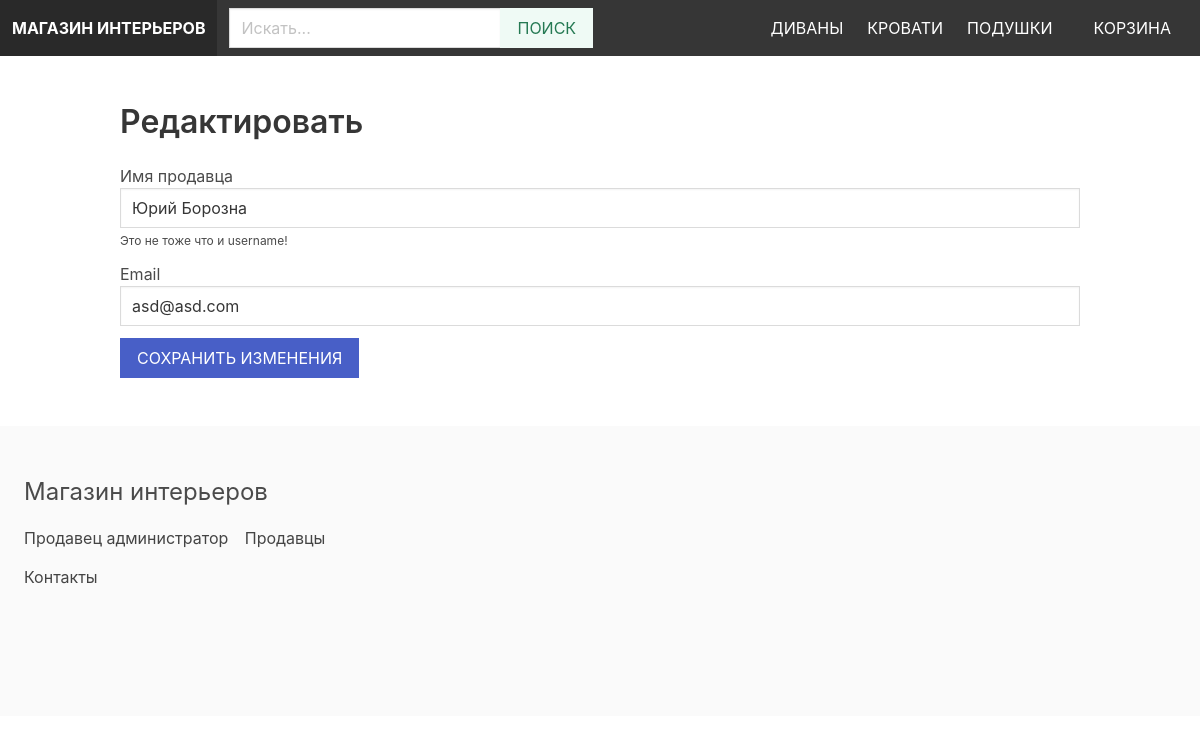
The page /vendors/edit-vendor/ (signed in) on the database its author committed.
### product/models.py (models this page shows, shortened)
class Category(models.Model):
    title = models.CharField(max_length=255, verbose_name='Название')
    slug = models.SlugField(max_length=255)
    ordering = models.IntegerField(default=0, verbose_name='Заказ')
    class Meta:
        ordering = ['ordering']
        verbose_name_plural = 'Категории'

### vendor/models.py (models this page shows, shortened)
class Vendor(models.Model):
    name=models.CharField(max_length=255, verbose_name = 'Имя')
    created_at = models.DateTimeField(auto_now_add=True)
    created_by = models.OneToOneField(User, related_name="vendor", on_delete=models.CASCADE, verbose_name = 'Создан')
    class Meta:
        ordering = ['name']
        verbose_name_plural = 'Продавец'

### vendor/views.py (the view, shortened to what this page needs)
# urls.py: path('edit-vendor/', views.edit_vendor, name='edit_vendor'),
@login_required
def edit_vendor(request):
    vendor=request.user.vendor
    return render(request, 'vendor/edit_vendor.html', {'vendor': vendor})

### cart/cart.py (called while the page is built)
    def __len__(self):
        return sum(item['quantity'] for item in self.cart.values())

### cart/context_processors.py (called while the page is built)
def cart(request):
    return {'cart': Cart(request)}

### product/context_processors.py (called while the page is built)
def menu_categories(request):
    categories=Category.objects.all()
    return {'menu_categories': categories}

### vendor/templates/vendor/edit_vendor.html (shortened to what this page needs)
{% extends 'core/base.html' %}
{% block content %}
    <h1 class="title">Редактировать</h1>
    <form method="post" action=".">
        <div class="field">
            <label>Имя продавца</label>
            <div class="control">
                <input type="text" name="name" class="input" id="id_name" value="{{ vendor.name }}">
            </div>
            <p class="help">Это не тоже что и username!</p>
        </div>
        <div class="field">
            <label>Email</label>
            <div class="control">
                <input type="email" name="email" class="input" id="id_email" value="{{ vendor.created_by.email }}">
            </div>
        </div>
        <div class="field">
            <div class="control">
                <button class="button is-link is-uppercase">Сохранить изменения</button>
            </div>
        </div>
    </form>
{% endblock %}

### core/templates/core/base.html (shortened to what this page needs)
{% load static %}
<!DOCTYPE html>
<html lang="ru">
    <head>
        <link rel="stylesheet" href="https://cdn.jsdelivr.net/npm/bulma@0.9.1/css/bulma.min.css">
        <link rel="stylesheet" href="{% static 'styles/main.css' %}">
    </head>
    <body>
        <nav class="navbar is-dark">
            <div class="navbar-brand">
                <a href="/" class="navbar-item"><strong>Магазин интерьеров</strong></a>
            </div>
            <div class="navbar-menu" id="main-navbar">
                <div class="navbar-start">
                    <div class="navbar-item">
                        <form method="get" action="{% url 'search' %}">
                            <div class="field has-addons">
                                <div class="control">
                                    <label>
                                        <input type="text" class="input" placeholder="Искать..." name="query">
                                    </label>
                                </div>
                                <div class="control">
                                    <button class="button is-success is-light is-uppercase">Поиск</button>
                                </div>
                            </div>
                        </form>
                    </div>
                </div>
                <div class="navbar-end">
                    {% for category in menu_categories %}
                        <a href="{% url 'category' category.slug %}" class="navbar-item">{{ category.title }}</a>
                    {% endfor %}
                    <div class="navbar-item">
                        <a href="{% url 'cart' %}" class="button is-dark">Корзина {% if cart %}({{ cart|length }}){% endif %}</a>
                    </div>
                </div>
            </div>
        </nav>
        <section class="section">
            <div class="container">
                {% block content %}
                {% endblock %}
            </div>
        </section>
        <footer class="footer">
            <h3 class="is-size-4 mb-4">Магазин интерьеров</h3>
            {% if request.user.is_authenticated %}
                <a href="{% url 'vendor_admin' %}">Продавец администратор</a>
            {% else %}
                <a href="{% url 'become_vendor' %}">Стать продавцом</a>
            {% endif %}
                <a href="{% url 'vendors' %}" class="ml-3">Продавцы</a>
            <div class="mb-4">
                <a href="{% url 'contact' %}">Контакты</a>
            </div>
        </footer>
    </body>
</html>

### static/styles/main.css (style rules this page uses)
.navbar { text-transform: uppercase; }
.footer a { margin-bottom: 15px; display: inline-block; color: #444; }
.input, .button { border-radius: 0; }

### rows shown on the page
Category: title "ДИВАНЫ"
Category: title "КРОВАТИ"
Category: title "ПОДУШКИ"
Vendor: name "Юрий Борозна", email "asd@asd.com"
